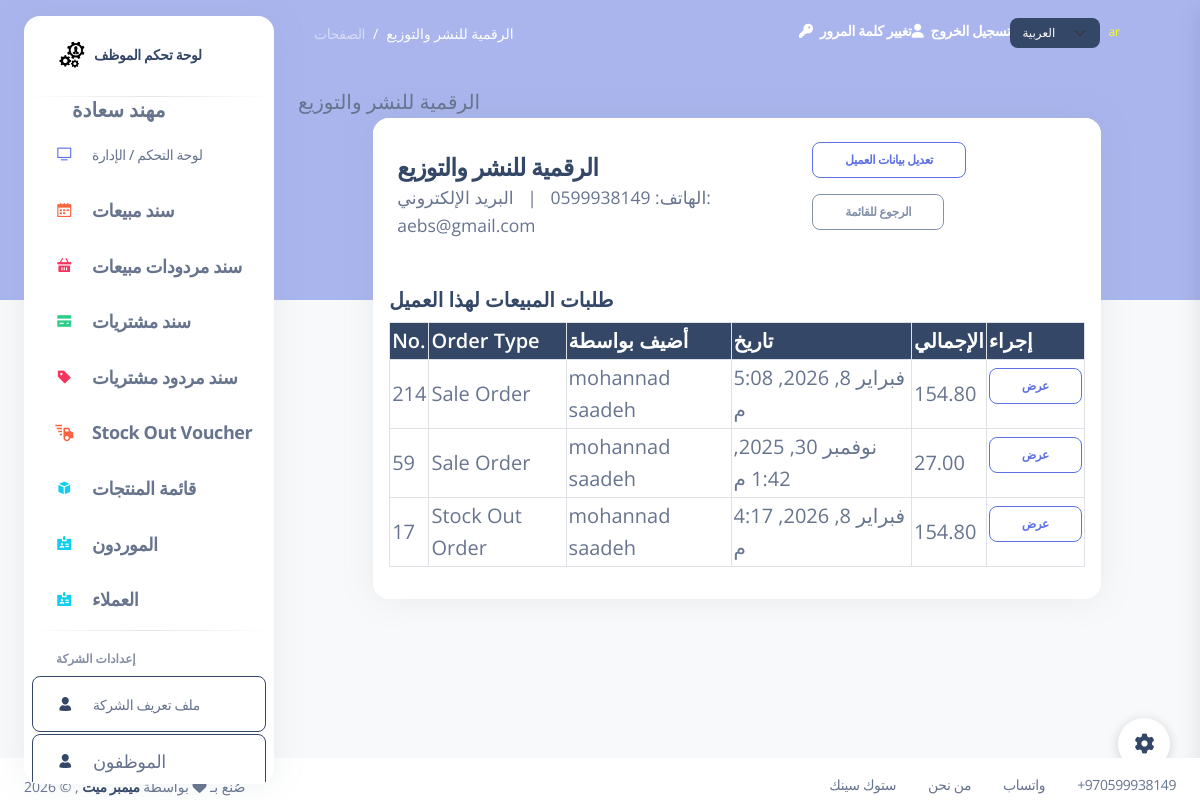
The page /customers/3/ (signed in) on the database its author committed.
### my_app/models.py (models this page shows, shortened)
class Employee(models.Model):
    first_name = models.CharField(max_length=255)
    last_name = models.CharField(max_length=255)
    email = models.EmailField(max_length=255)
    DOB = models.DateField()
    password = models.CharField(max_length=255)
    confirm_password = models.CharField(max_length=255)
    is_active = models.BooleanField(default=False)
    created_at = models.DateTimeField(auto_now_add=True)
    updated_at = models.DateTimeField(auto_now=True)
    objects = EmployeeManager()

class Customer(models.Model):
    name = models.CharField(max_length=255)
    phone = models.CharField(max_length=20, null=True)
    email = models.EmailField(max_length=255 , null=True)
    contact_info = models.TextField() # address, notes, etc.
    created_at = models.DateTimeField(auto_now_add=True)
    updated_at = models.DateTimeField(auto_now=True)

class Sale_order(models.Model):
    employee = models.ForeignKey(Employee , related_name="sale_orders", on_delete=models.CASCADE) # RESTRICT  deleted >>  dont delete the item or ( default="Default", on_delete=models.SET_DEFAULT)
    customer = models.ForeignKey('Customer', related_name='sales', on_delete=models.CASCADE, null=True, blank=True)
    currency = models.ForeignKey('Currency', on_delete=models.SET_NULL, null=True, blank=True, related_name='sales')
    total_amount = models.DecimalField(max_digits=10, decimal_places=2, default=0.00) #means the total amount of the order
    exchange_rate_to_base = models.DecimalField(max_digits=10, decimal_places=6, default=1.0)  # Exchange rate to base currency
    total_amount_base = models.DecimalField(max_digits=10, decimal_places=2, default=0.00)  # Total amount in base currency
    invoice_pay_method = models.CharField(max_length=10, choices=pay_choices, default='cash')  # Added field
    grand_total = models.DecimalField(max_digits=10, decimal_places=2, default=0.00)
    created_at = models.DateTimeField(auto_now_add=True)
    updated_at = models.DateTimeField(auto_now=True)
    objects = Sale_orderManager()

class Stock_Out_Voucher(models.Model ):
    employee = models.ForeignKey(Employee , related_name="Stock_Out_Vouchers", on_delete=models.CASCADE) # RESTRICT  deleted >>  dont delete the item or ( default="Default", on_delete=models.SET_DEFAULT)
    customer = models.ForeignKey('Customer', related_name='Stock_Out_Vouchers', on_delete=models.CASCADE, null=True, blank=True)
    currency = models.ForeignKey('Currency', related_name='Stock_Out_Vouchers', on_delete=models.SET_NULL, null=True, blank=True)
    exchange_rate_to_base = models.DecimalField(max_digits=10, decimal_places=6, default=1.00)  # rate to convert to base currency
    total_amount = models.DecimalField(max_digits=10, decimal_places=2, default=0.00) # the total amount of the invoice
    total_price_base = models.DecimalField(max_digits=10, decimal_places=2, default=0.00)  # total in base currency
    payment_method = models.CharField(max_length=10, choices=pay_choices, default='cash')
    invoice_pay_method = models.CharField(max_length=10, choices=pay_choices, default='cash')  # Added field
    grand_total = models.DecimalField(max_digits=10, decimal_places=2, default=0.00)
    created_at = models.DateTimeField(auto_now_add=True)
    updated_at = models.DateTimeField(auto_now=True)

### my_app/views.py (the view)
# urls.py: path('customers/<int:id>/', views.customer_detail, name='customer_detail'),
def customer_detail(request, id):
    try:
        customer = models.Customer.objects.get(id=id)
    except models.Customer.DoesNotExist:
        messages.error(request, _('Customer not found.'))
        return redirect('/customers')
    sales_qs = models.Sale_order.objects.filter(customer=customer).order_by('-created_at')
    stock_out_vouchers_qs = models.Stock_Out_Voucher.objects.filter(customer=customer).order_by('-created_at')
    page_number = request.GET.get('page')
    paginator = Paginator(sales_qs, 10)
    sales_page = paginator.get_page(page_number)
    context = {
        'customer': customer,
        'sales': sales_page,
        'employee': models.get_employee_by_id(request.session['employee_id']),
        'sales_paginator': paginator,
        'stock_outs': stock_out_vouchers_qs,
    }
    return render(request, 'customer_detail.html', context)

### my_app/models.py (called while the page is built)
def get_employee_by_id(id):
    return Employee.objects.get(id=id)

### my_app/templates/customer_detail.html (shortened to what this page needs)
{% extends 'layouts/base.html' %}
{% load i18n %}
{% block content %}
{% block page_name %}{{ customer.name }}{% endblock %}
<div class="row justify-content-center">
  <div class="col-lg-10 col-md-12">
    <div class="card mb-4">
      <div class="card-header d-flex justify-content-between align-items-center">
        <div>
          <h4 class="mb-0">{{ customer.name }}</h4>
          <div class="small text-muted">{% trans "Phone:" %} {{ customer.phone }} &nbsp; | &nbsp; {% trans "Email:" %} {{ customer.email }}</div>
        </div>
        <div>
          <a href="/customers/{{ customer.id }}/edit" class="btn btn-sm btn-outline-primary">{% trans "Edit Customer" %}</a>
          <a href="/customers" class="btn btn-sm btn-outline-secondary">{% trans "Back to list" %}</a>
        </div>
      </div>
      <div class="card-body">
        <h5>{% trans "Sales Orders for this customer" %}</h5>
        {% if sales %}
        <div class="table-responsive">
          <table class="table table-hover table-bordered align-middle">
            <thead class="table-dark">
              <tr>
                <th>{% trans "No." %}</th>
                <th>{% trans "Order Type" %}</th>
                <th>{% trans "Added by" %}</th>
                <th>{% trans "Date" %}</th>
                <th>{% trans "Total" %}</th>
                <th>{% trans "Action" %}</th>
              </tr>
            </thead>
            <tbody>
              {% for order in sales %}
              <tr>
                <td>{{ order.id }}</td>
                <td>{% trans "Sale Order" %}</td>
                <td>{{ order.employee.first_name }} {{ order.employee.last_name }}</td>
                <td>{{ order.created_at }}</td>
                <td>{{ order.total_amount }}</td>
                <td>
                  <a class="btn btn-sm btn-outline-primary" href="/view_sale_order/{{ order.id }}">{% trans "View" %}</a>
                </td>
              </tr>
              {% endfor %}
              {% for voucher in stock_outs %}
              <tr>
                <td>{{ voucher.id }}</td>
                <td>{% trans "Stock Out Order" %}</td>
                <td>{{ voucher.employee.first_name }} {{ voucher.employee.last_name }}</td>
                <td>{{ voucher.created_at }}</td>
                <td>{{ voucher.total_amount }}</td>
                <td>
                  <a class="btn btn-sm btn-outline-primary" href="/view_stock_out_invoice/{{ voucher.id }}">{% trans "View" %}</a>
                </td>
              </tr>
              {% endfor %}
            </tbody>
          </table>
        </div>
        {% else %}
          <div class="alert alert-info">{% trans "No sales orders found for this customer." %}</div>
        {% endif %}
      </div>
    </div>
  </div>
</div>
{% endblock content %}

### my_app/templates/includes/aside.html (shortened to what this page needs)
{% load static %}
{% load i18n %}
<aside class="sidenav bg-white navbar navbar-vertical navbar-expand-xs border-0 border-radius-xl my-3 fixed-start ms-4 " id="sidenav-main">
    <div class="sidenav-header">
        <a class="navbar-brand m-0" target="_blank">
        <img src="{% static 'img/logo.PNG' %}" class="navbar-brand-img h-100" alt="main_logo">
    <span class="ms-1 font-weight-bold">{% trans "Employee Dashboard" %}</span>
        </a>
        <hr class="horizontal dark mt-0">
    </div>
            <span class="nav-link-text ms-5">
                <b class="message_success" >{{employee.first_name}} {{employee.last_name}}</b>
            </span>
                <div id="sidenav-scrollbar">
        <ul class="navbar-nav">
        <li class="nav-item {% if request.path == '/index'   %} bg-gradient-success {% endif %}">
            <a class="nav-link " href="/index">
            <div class="icon icon-shape icon-sm border-radius-md text-center me-2 d-flex align-items-center justify-content-center">
                <i class="ni ni-tv-2 text-primary text-sm opacity-10"></i>
            </div>
            <span class="nav-link-text ms-1">{% trans "Dashboard / Manage" %}</span>
            </a>
        </li>
        <li class="nav-item {% if request.path == '/sales' or 'view_sale_order' in request.path %} bg-gradient-success {% endif %}">
            <a class="nav-link " href="/sales">
            <div class="icon icon-shape icon-sm border-radius-md text-center me-2 d-flex align-items-center justify-content-center">
                <i class="ni ni-calendar-grid-58 text-warning text-sm opacity-10"></i>
            </div>
            <span class="nav-link-text ms-1" style="font-size:18px !important;"> <strong>{% trans "Sales Orders" %}</strong></span>
            </a>
        </li>
                <li class="nav-item {% if request.path == '/return_sales' or 'view_return_sale' in request.path  %} bg-gradient-success {% endif %}">
            <a class="nav-link " href="/return_sales">
            <div class="icon icon-shape icon-sm border-radius-md text-center me-2 d-flex align-items-center justify-content-center">
                <i class="ni ni-basket text-danger text-sm opacity-10"></i>
            </div>
            <span class="nav-link-text ms-1" style="font-size:18px !important;"><strong>{% trans "Return Sales" %}</strong></span>
            </a>
        </li>
        <li class="nav-item {% if request.path == '/purchases' or 'view_purchase_invoice' in request.path  %} bg-gradient-success {% endif %}">
            <a class="nav-link " href="/purchases">
            <div class="icon icon-shape icon-sm border-radius-md text-center me-2 d-flex align-items-center justify-content-center">
                <i class="ni ni-credit-card text-success text-sm opacity-10"></i>
            </div>
            <span class="nav-link-text ms-1" style="font-size:18px !important;"><strong>{% trans "Purchase Invoices" %}</strong></span>
            </a>
        </li>
        <li class="nav-item {% if request.path == '/return_purchases' or 'view_return_invoice' in request.path  %} bg-gradient-success {% endif %}">
            <a class="nav-link " href="/return_purchases">
            <div class="icon icon-shape icon-sm border-radius-md text-center me-2 d-flex align-items-center justify-content-center">
                <i class="ni ni-tag text-danger text-sm opacity-10"></i>
            </div>
            <span class="nav-link-text ms-1" style="font-size:18px !important;"><strong>{% trans "Return Purchases" %}</strong></span>
            </a>
        </li>
        <li class="nav-item {% if request.path == '/stock_out_voucher' or 'view_stock_out' in request.path %} bg-gradient-success {% endif %}">
            <a class="nav-link" href="/stock_out_voucher">
            <div class="icon icon-shape icon-sm border-radius-md text-center me-2 d-flex align-items-center justify-content-center">
                <i class="ni ni-delivery-fast text-warning text-lg opacity-10"></i>
            </div>
            <span class="nav-link-text ms-1" style="font-size:18px !important;"><strong>{% trans "Stock Out Voucher" %}</strong></span>
            </a>
        </li>
        <li class="nav-item {% if request.path == '/products/' or 'products' in request.path %} bg-gradient-success {% endif %}">
            <a class="nav-link " href="/products">
            <div class="icon icon-shape icon-sm border-radius-md text-center me-2 d-flex align-items-center justify-content-center">
                <i class="ni ni-app text-info text-sm opacity-10"></i>
            </div>
            <span class="nav-link-text ms-1" style="font-size:18px !important;"> <strong>{% trans "Product List" %}</strong></span>
            </a>
        </li>
        <li class="nav-item {% if request.path == '/suppliers' %} bg-gradient-success {% endif %}">
            <a class="nav-link " href="/suppliers">
            <div class="icon icon-shape icon-sm border-radius-md text-center me-2 d-flex align-items-center justify-content-center">
                <i class="ni ni-badge text-info text-sm opacity-10"></i>
            </div>
            <span class="nav-link-text ms-1" style="font-size:18px !important;"> <strong>{% trans "Suppliers" %}</strong></span>
            </a>
        </li>
        <li class="nav-item {% if request.path == '/customers' %} bg-gradient-success {% endif %}">
            <a class="nav-link " href="/customers">
            <div class="icon icon-shape icon-sm border-radius-md text-center me-2 d-flex align-items-center justify-content-center">
                <i class="ni ni-badge text-info text-sm opacity-10"></i>
            </div>
            <span class="nav-link-text ms-1" style="font-size:18px !important;"> <strong>{% trans "Customers" %}</strong></span>
            </a>
        </li>
        <hr class="horizontal dark my-1">
         <li class="nav-item mt-3">
            <h6 class="ps-4 ms-2 text-uppercase text-xs font-weight-bolder opacity-6">{% trans "Company Settings" %}</h6>
        </li>
        <li class="nav-item">
            <a class="nav-link btn btn-outline-dark {% if request.path == '/company_profile'   %} active me-2 {% endif %} " href="/company_profile">
            <div class="icon icon-shape icon-sm border-radius-md text-center me-2 d-flex align-items-center justify-content-center">
                <i class="ni ni-single-02 text-dark text-sm opacity-10"></i>
            </div>
            <span class="nav-link-text ms-1">{% trans "Company Profile" %}</span>
            </a>
        </li>
        <li class="nav-item">
            <a class="nav-link btn btn-outline-dark  {% if request.path == '/employees'   %} active me-2 {% endif %}" href="/employees">
            <div class="icon icon-shape icon-sm border-radius-md text-center me-2 d-flex align-items-center justify-content-center">
                <i class="ni ni-single-02 text-dark text-sm opacity-10"></i>
            </div>
            <span class="nav-link-text ms-1" style="font-size:18px !important;">{% trans "Employees" %}</span>
            </a>
        </li>
            </ul>
            </div>
</aside>

### static/css/nucleo-svg.css (style rules this page uses)
.icon { display: inline-block; color: #111111; height: 1em; width: 1em; }
.icon-sm { height: 0.8em; width: 0.8em; }
.icon { fill: currentColor; stroke: none; }

### rows shown on the page
Employee: first_name "مهند", last_name "سعادة"
Customer: name "الرقمية للنشر والتوزيع الرقمية للنشر والتوزيع", name "الرقمية للنشر والتوزيع", email "aebs@gmail.com"
Sale_order: id "214", employee.first_name "mohannad", employee.last_name "saadeh", created_at "فبراير 8, 2026, 5:08 م", total_amount "154.80"
Sale_order: id "59", employee.first_name "mohannad", employee.last_name "saadeh", created_at "نوفمبر 30, 2025, 1:42 م", total_amount "27.00"
Stock_Out_Voucher: id "17", employee.first_name "mohannad", employee.last_name "saadeh", created_at "فبراير 8, 2026, 4:17 م", total_amount "154.80"

### other values the page prints
{{ LANGUAGE_CODE }} "ar"
